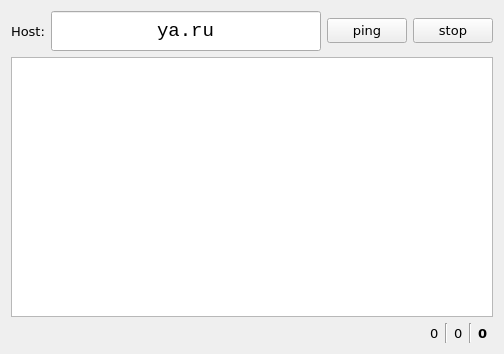
<?xml version="1.0" encoding="UTF-8"?>
<ui version="4.0">
 <class>MainWindow</class>
 <widget class="QMainWindow" name="MainWindow">
  <property name="geometry">
   <rect>
    <x>0</x>
    <y>0</y>
    <width>504</width>
    <height>354</height>
   </rect>
  </property>
  <property name="sizePolicy">
   <sizepolicy hsizetype="Preferred" vsizetype="Preferred">
    <horstretch>0</horstretch>
    <verstretch>0</verstretch>
   </sizepolicy>
  </property>
  <property name="baseSize">
   <size>
    <width>0</width>
    <height>0</height>
   </size>
  </property>
  <property name="font">
   <font>
    <family>Verdana</family>
    <pointsize>10</pointsize>
   </font>
  </property>
  <property name="windowTitle">
   <string>pinger</string>
  </property>
  <widget class="QWidget" name="centralWidget">
   <layout class="QVBoxLayout" name="verticalLayout">
    <item>
     <layout class="QVBoxLayout" name="vl_main">
      <property name="spacing">
       <number>6</number>
      </property>
      <item>
       <layout class="QHBoxLayout" name="hl_host">
        <item>
         <widget class="QLabel" name="lbl_host">
          <property name="font">
           <font>
            <weight>50</weight>
            <bold>false</bold>
           </font>
          </property>
          <property name="text">
           <string>Host:</string>
          </property>
         </widget>
        </item>
        <item>
         <widget class="QLineEdit" name="txt_host">
          <property name="minimumSize">
           <size>
            <width>0</width>
            <height>40</height>
           </size>
          </property>
          <property name="font">
           <font>
            <family>Courier New</family>
            <pointsize>14</pointsize>
           </font>
          </property>
          <property name="text">
           <string>ya.ru</string>
          </property>
          <property name="alignment">
           <set>Qt::AlignCenter</set>
          </property>
         </widget>
        </item>
        <item>
         <widget class="QPushButton" name="btn_ping">
          <property name="minimumSize">
           <size>
            <width>0</width>
            <height>0</height>
           </size>
          </property>
          <property name="toolTip">
           <string>Start pinging the host</string>
          </property>
          <property name="text">
           <string>ping</string>
          </property>
         </widget>
        </item>
        <item>
         <widget class="QPushButton" name="btn_stop">
          <property name="text">
           <string>stop</string>
          </property>
         </widget>
        </item>
       </layout>
      </item>
      <item>
       <widget class="QListWidget" name="lw_output"/>
      </item>
      <item>
       <layout class="QHBoxLayout" name="hl_packets">
        <property name="rightMargin">
         <number>5</number>
        </property>
        <item>
         <spacer name="horizontalSpacer">
          <property name="orientation">
           <enum>Qt::Horizontal</enum>
          </property>
          <property name="sizeHint" stdset="0">
           <size>
            <width>40</width>
            <height>20</height>
           </size>
          </property>
         </spacer>
        </item>
        <item>
         <widget class="QLabel" name="lbl_received">
          <property name="toolTip">
           <string>Packets received</string>
          </property>
          <property name="text">
           <string>0</string>
          </property>
         </widget>
        </item>
        <item>
         <widget class="Line" name="line">
          <property name="orientation">
           <enum>Qt::Vertical</enum>
          </property>
         </widget>
        </item>
        <item>
         <widget class="QLabel" name="lbl_lost">
          <property name="toolTip">
           <string>Packets lost</string>
          </property>
          <property name="text">
           <string>0</string>
          </property>
         </widget>
        </item>
        <item>
         <widget class="Line" name="line_2">
          <property name="orientation">
           <enum>Qt::Vertical</enum>
          </property>
         </widget>
        </item>
        <item>
         <widget class="QLabel" name="lbl_sent">
          <property name="font">
           <font>
            <weight>75</weight>
            <bold>true</bold>
           </font>
          </property>
          <property name="toolTip">
           <string>Total packets sent</string>
          </property>
          <property name="text">
           <string>0</string>
          </property>
         </widget>
        </item>
       </layout>
      </item>
     </layout>
    </item>
   </layout>
  </widget>
 </widget>
 <layoutdefault spacing="6" margin="11"/>
 <resources/>
 <connections/>
</ui>
